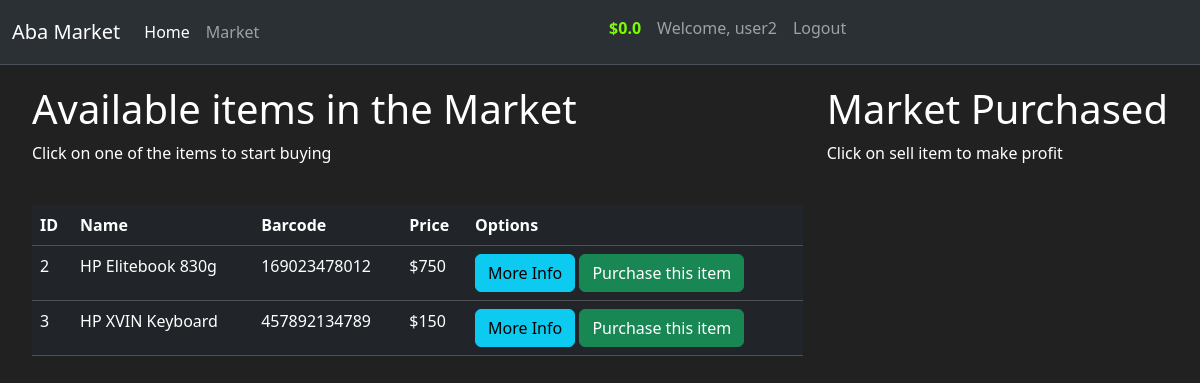
The page /market/ (signed in) on the database as committed earlier.
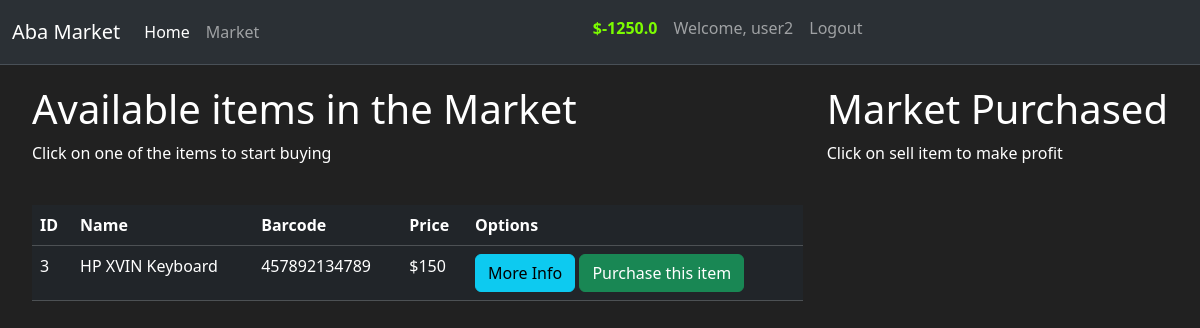
The same page on the database as committed later.
### app/models.py (models this page shows, shortened)
class Users(db.Model, UserMixin):
    id = db.Column(db.Integer(), primary_key=True, autoincrement=True)
    username = db.Column(db.String(length=30), nullable=False, unique=True)
    email_address = db.Column(db.String(length=255), nullable=False, unique=True)
    password = db.Column(db.String(length=60), nullable=False)
    budget = db.Column(db.Float(), nullable=False, default=0.0)
    items = db.relationship('Items', backref='owned_user', lazy=True)
    @property
    def password1(self):
        return self.password1

class Items(db.Model):
    id = db.Column(db.Integer(), primary_key=True, autoincrement=True)
    name = db.Column(db.String(length=30), nullable=False, unique=True)
    price = db.Column(db.Integer(), nullable=False)
    barcode = db.Column(db.String(length=12), nullable=False)
    description = db.Column(db.String(length=512), nullable=False, unique=True)
    owner = db.Column(db.Integer(), db.ForeignKey('users.id'), )

### app/routes.py (the view, shortened to what this page needs)
@app.route('/market/', methods=['GET', 'POST'])
@login_required
def market():
    purchase_form = PurchasesItemForm()
    if request.method == 'GET':
        items = Items.query.filter_by(owner=None)
        return render_template('market.html', items=items, purchase_form=purchase_form)

### app/models.py (called while the page is built)
@login_manager.user_loader
def load_user(user_id):
    return Users.query.get(int(user_id))

### app/templates/market.html (shortened to what this page needs)
{% extends "base.html" %}
{% block content %}
    <div class="row" style="margin-top: 20px; margin-left: 20px;">
        <div class="col-8">
            <h1>Available items in the Market</h1>
            <p>Click on one of the items to start buying</p>
            <br>
            <table class="table table-hover table-dark">
                <thead>
                    <tr>
                        <th scope="col">ID</th>
                        <th scope="col">Name</th>
                        <th scope="col">Barcode</th>
                        <th scope="col">Price</th>
                        <th scope="col">Options</th>
                    </tr>
                </thead>
                <tbody>
                    {% for item in items %}
                        <tr>
                            <td>{{ item['id'] }}</td>
                            <td>{{ item['name'] }}</td>
                            <td>{{ item['barcode'] }}</td>
                            <td>${{ item['price'] }}</td>
                            <td>
                                <button class="btn btn-outline btn-info" data-bs-toggle="modal" data-bs-target="#Modal-MoreInfo-{{ item.id }}">More Info</button>
                                <button class="btn btn-outline btn-success" data-bs-toggle="modal" data-bs-target="#Modal-PurchasesConfirm-{{ item.id }}">Purchase this item</button>
                            </td>
                        </tr>
                    {% endfor %}
                </tbody>
            </table>
        </div>
        <div class="col-4">
            <h1>Market Purchased</h1>
            <p>Click on sell item to make profit</p>
        </div>
    </div>
{% endblock %}

### app/templates/base.html (shortened to what this page needs)
<!doctype html>
<html lang="en">
  <head>
    <link href="https://cdn.jsdelivr.net/npm/bootstrap@5.3.2/dist/css/bootstrap.min.css" rel="stylesheet">
  </head>
  <body>
    <nav class="navbar navbar-expand-lg bg-body-tertiary bg-dark border-bottom border-body" data-bs-theme="dark">
      <div class="container-fluid">
        <a class="navbar-brand" href="{{ url_for('index') }}">Aba Market</a>
        <div class="collapse navbar-collapse" id="navbarTogglerDemo02">
          <ul class="navbar-nav me-auto mb-2 mb-lg-0">
            <li class="nav-item">
              <a class="nav-link active" aria-current="page" href="{{ url_for('index') }}">Home</a>
            </li>
            <li class="nav-item">
              <a class="nav-link" href="{{ url_for('market') }}">Market</a>
            </li>
          </ul>
            {% if current_user.is_authenticated %}
              <ul class="d-flex navbar-nav me-auto mb-3 mb-lg-2">
                <li class="nav-item">
                  <a class="nav-link" aria-current="page" style="color: lawngreen; font-weight: bold;">${{ current_user.budget }}</a>
                </li>
                <li class="nav-item">
                  <a class="nav-link" aria-current="page">Welcome, {{ current_user.username }}</a>
                </li>
                <li class="nav-item">
                  <a class="nav-link" aria-current="page" href="{{ url_for('logout_page') }}">Logout</a>
                </li>
              </ul>
            {% endif %}
        </div>
      </div>
    </nav>
    {% block content %}{% endblock %}
  </body>
</html>

### app/templates/base.html (style rules this page uses)
body { background-color: #212121; color: white; }

Rows that differ between the two databases and show on the page:
no longer on this page (row edited): Items: id "2", name "HP Elitebook 830g", barcode "169023478012", price "750"
changed Users "user2": budget "0.0" → "-1250.0"
